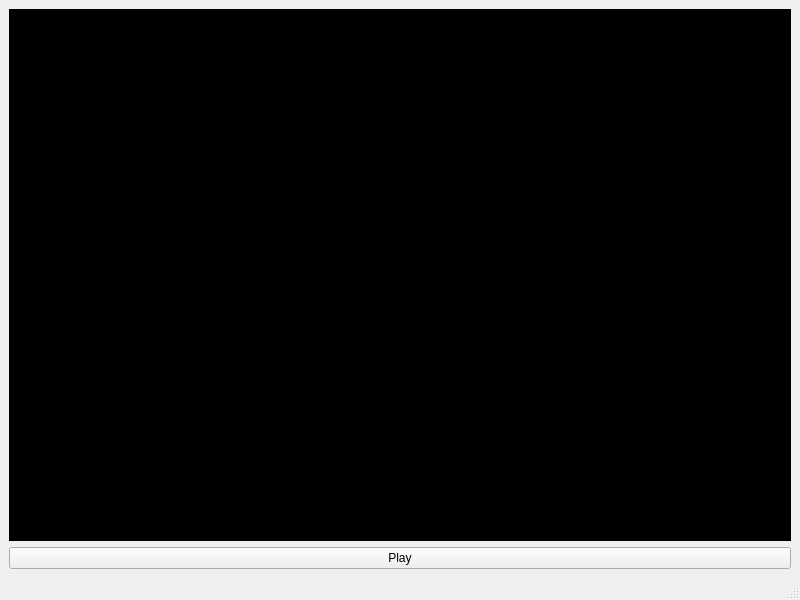
<?xml version="1.0" encoding="UTF-8"?>
<ui version="4.0">
 <class>MainWindow</class>
 <widget class="QMainWindow" name="MainWindow">
  <property name="geometry">
   <rect>
    <x>0</x>
    <y>0</y>
    <width>800</width>
    <height>600</height>
   </rect>
  </property>
  <property name="windowTitle">
   <string>Battleship</string>
  </property>
  <widget class="QWidget" name="centralwidget">
   <layout class="QGridLayout" name="gridLayout">
    <item row="4" column="0">
     <widget class="QGraphicsView" name="graphicsView">
      <property name="styleSheet">
       <string notr="true">background-color: rgb(0, 0, 0);</string>
      </property>
      <property name="verticalScrollBarPolicy">
       <enum>Qt::ScrollBarAlwaysOff</enum>
      </property>
      <property name="horizontalScrollBarPolicy">
       <enum>Qt::ScrollBarAlwaysOff</enum>
      </property>
     </widget>
    </item>
    <item row="5" column="0">
     <widget class="QPushButton" name="pushButton">
      <property name="text">
       <string>Play</string>
      </property>
     </widget>
    </item>
   </layout>
  </widget>
  <widget class="QMenuBar" name="menubar">
   <property name="geometry">
    <rect>
     <x>0</x>
     <y>0</y>
     <width>800</width>
     <height>27</height>
    </rect>
   </property>
  </widget>
  <widget class="QStatusBar" name="statusbar"/>
 </widget>
 <resources/>
 <connections/>
</ui>
